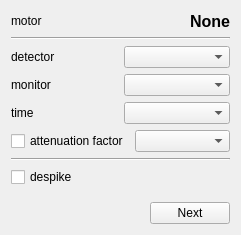
<?xml version="1.0" encoding="UTF-8"?>
<ui version="4.0">
 <class>observableDefinition</class>
 <widget class="QWidget" name="observableDefinition">
  <property name="geometry">
   <rect>
    <x>0</x>
    <y>0</y>
    <width>241</width>
    <height>235</height>
   </rect>
  </property>
  <property name="windowTitle">
   <string>Observable definition</string>
  </property>
  <layout class="QGridLayout" name="gridLayout">
   <item row="0" column="0">
    <layout class="QVBoxLayout" name="verticalLayout">
     <item>
      <layout class="QHBoxLayout" name="horizontalLayout_16">
       <item>
        <widget class="QLabel" name="label_17">
         <property name="text">
          <string>motor</string>
         </property>
        </widget>
       </item>
       <item>
        <spacer name="horizontalSpacer_13">
         <property name="orientation">
          <enum>Qt::Horizontal</enum>
         </property>
         <property name="sizeHint" stdset="0">
          <size>
           <width>40</width>
           <height>20</height>
          </size>
         </property>
        </spacer>
       </item>
       <item>
        <widget class="QLabel" name="observableMotorLabel">
         <property name="palette">
          <palette>
           <active>
            <colorrole role="WindowText">
             <brush brushstyle="SolidPattern">
              <color alpha="255">
               <red>0</red>
               <green>0</green>
               <blue>0</blue>
              </color>
             </brush>
            </colorrole>
            <colorrole role="Button">
             <brush brushstyle="SolidPattern">
              <color alpha="255">
               <red>0</red>
               <green>0</green>
               <blue>255</blue>
              </color>
             </brush>
            </colorrole>
            <colorrole role="Light">
             <brush brushstyle="SolidPattern">
              <color alpha="255">
               <red>127</red>
               <green>127</green>
               <blue>255</blue>
              </color>
             </brush>
            </colorrole>
            <colorrole role="Midlight">
             <brush brushstyle="SolidPattern">
              <color alpha="255">
               <red>63</red>
               <green>63</green>
               <blue>255</blue>
              </color>
             </brush>
            </colorrole>
            <colorrole role="Dark">
             <brush brushstyle="SolidPattern">
              <color alpha="255">
               <red>0</red>
               <green>0</green>
               <blue>127</blue>
              </color>
             </brush>
            </colorrole>
            <colorrole role="Mid">
             <brush brushstyle="SolidPattern">
              <color alpha="255">
               <red>0</red>
               <green>0</green>
               <blue>170</blue>
              </color>
             </brush>
            </colorrole>
            <colorrole role="Text">
             <brush brushstyle="SolidPattern">
              <color alpha="255">
               <red>0</red>
               <green>0</green>
               <blue>0</blue>
              </color>
             </brush>
            </colorrole>
            <colorrole role="BrightText">
             <brush brushstyle="SolidPattern">
              <color alpha="255">
               <red>255</red>
               <green>255</green>
               <blue>255</blue>
              </color>
             </brush>
            </colorrole>
            <colorrole role="ButtonText">
             <brush brushstyle="SolidPattern">
              <color alpha="255">
               <red>0</red>
               <green>0</green>
               <blue>0</blue>
              </color>
             </brush>
            </colorrole>
            <colorrole role="Base">
             <brush brushstyle="SolidPattern">
              <color alpha="255">
               <red>255</red>
               <green>255</green>
               <blue>255</blue>
              </color>
             </brush>
            </colorrole>
            <colorrole role="Window">
             <brush brushstyle="SolidPattern">
              <color alpha="255">
               <red>0</red>
               <green>0</green>
               <blue>255</blue>
              </color>
             </brush>
            </colorrole>
            <colorrole role="Shadow">
             <brush brushstyle="SolidPattern">
              <color alpha="255">
               <red>0</red>
               <green>0</green>
               <blue>0</blue>
              </color>
             </brush>
            </colorrole>
            <colorrole role="AlternateBase">
             <brush brushstyle="SolidPattern">
              <color alpha="255">
               <red>127</red>
               <green>127</green>
               <blue>255</blue>
              </color>
             </brush>
            </colorrole>
            <colorrole role="ToolTipBase">
             <brush brushstyle="SolidPattern">
              <color alpha="255">
               <red>255</red>
               <green>255</green>
               <blue>220</blue>
              </color>
             </brush>
            </colorrole>
            <colorrole role="ToolTipText">
             <brush brushstyle="SolidPattern">
              <color alpha="255">
               <red>0</red>
               <green>0</green>
               <blue>0</blue>
              </color>
             </brush>
            </colorrole>
           </active>
           <inactive>
            <colorrole role="WindowText">
             <brush brushstyle="SolidPattern">
              <color alpha="255">
               <red>0</red>
               <green>0</green>
               <blue>0</blue>
              </color>
             </brush>
            </colorrole>
            <colorrole role="Button">
             <brush brushstyle="SolidPattern">
              <color alpha="255">
               <red>0</red>
               <green>0</green>
               <blue>255</blue>
              </color>
             </brush>
            </colorrole>
            <colorrole role="Light">
             <brush brushstyle="SolidPattern">
              <color alpha="255">
               <red>127</red>
               <green>127</green>
               <blue>255</blue>
              </color>
             </brush>
            </colorrole>
            <colorrole role="Midlight">
             <brush brushstyle="SolidPattern">
              <color alpha="255">
               <red>63</red>
               <green>63</green>
               <blue>255</blue>
              </color>
             </brush>
            </colorrole>
            <colorrole role="Dark">
             <brush brushstyle="SolidPattern">
              <color alpha="255">
               <red>0</red>
               <green>0</green>
               <blue>127</blue>
              </color>
             </brush>
            </colorrole>
            <colorrole role="Mid">
             <brush brushstyle="SolidPattern">
              <color alpha="255">
               <red>0</red>
               <green>0</green>
               <blue>170</blue>
              </color>
             </brush>
            </colorrole>
            <colorrole role="Text">
             <brush brushstyle="SolidPattern">
              <color alpha="255">
               <red>0</red>
               <green>0</green>
               <blue>0</blue>
              </color>
             </brush>
            </colorrole>
            <colorrole role="BrightText">
             <brush brushstyle="SolidPattern">
              <color alpha="255">
               <red>255</red>
               <green>255</green>
               <blue>255</blue>
              </color>
             </brush>
            </colorrole>
            <colorrole role="ButtonText">
             <brush brushstyle="SolidPattern">
              <color alpha="255">
               <red>0</red>
               <green>0</green>
               <blue>0</blue>
              </color>
             </brush>
            </colorrole>
            <colorrole role="Base">
             <brush brushstyle="SolidPattern">
              <color alpha="255">
               <red>255</red>
               <green>255</green>
               <blue>255</blue>
              </color>
             </brush>
            </colorrole>
            <colorrole role="Window">
             <brush brushstyle="SolidPattern">
              <color alpha="255">
               <red>0</red>
               <green>0</green>
               <blue>255</blue>
              </color>
             </brush>
            </colorrole>
            <colorrole role="Shadow">
             <brush brushstyle="SolidPattern">
              <color alpha="255">
               <red>0</red>
               <green>0</green>
               <blue>0</blue>
              </color>
             </brush>
            </colorrole>
            <colorrole role="AlternateBase">
             <brush brushstyle="SolidPattern">
              <color alpha="255">
               <red>127</red>
               <green>127</green>
               <blue>255</blue>
              </color>
             </brush>
            </colorrole>
            <colorrole role="ToolTipBase">
             <brush brushstyle="SolidPattern">
              <color alpha="255">
               <red>255</red>
               <green>255</green>
               <blue>220</blue>
              </color>
             </brush>
            </colorrole>
            <colorrole role="ToolTipText">
             <brush brushstyle="SolidPattern">
              <color alpha="255">
               <red>0</red>
               <green>0</green>
               <blue>0</blue>
              </color>
             </brush>
            </colorrole>
           </inactive>
           <disabled>
            <colorrole role="WindowText">
             <brush brushstyle="SolidPattern">
              <color alpha="255">
               <red>0</red>
               <green>0</green>
               <blue>127</blue>
              </color>
             </brush>
            </colorrole>
            <colorrole role="Button">
             <brush brushstyle="SolidPattern">
              <color alpha="255">
               <red>0</red>
               <green>0</green>
               <blue>255</blue>
              </color>
             </brush>
            </colorrole>
            <colorrole role="Light">
             <brush brushstyle="SolidPattern">
              <color alpha="255">
               <red>127</red>
               <green>127</green>
               <blue>255</blue>
              </color>
             </brush>
            </colorrole>
            <colorrole role="Midlight">
             <brush brushstyle="SolidPattern">
              <color alpha="255">
               <red>63</red>
               <green>63</green>
               <blue>255</blue>
              </color>
             </brush>
            </colorrole>
            <colorrole role="Dark">
             <brush brushstyle="SolidPattern">
              <color alpha="255">
               <red>0</red>
               <green>0</green>
               <blue>127</blue>
              </color>
             </brush>
            </colorrole>
            <colorrole role="Mid">
             <brush brushstyle="SolidPattern">
              <color alpha="255">
               <red>0</red>
               <green>0</green>
               <blue>170</blue>
              </color>
             </brush>
            </colorrole>
            <colorrole role="Text">
             <brush brushstyle="SolidPattern">
              <color alpha="255">
               <red>0</red>
               <green>0</green>
               <blue>127</blue>
              </color>
             </brush>
            </colorrole>
            <colorrole role="BrightText">
             <brush brushstyle="SolidPattern">
              <color alpha="255">
               <red>255</red>
               <green>255</green>
               <blue>255</blue>
              </color>
             </brush>
            </colorrole>
            <colorrole role="ButtonText">
             <brush brushstyle="SolidPattern">
              <color alpha="255">
               <red>0</red>
               <green>0</green>
               <blue>127</blue>
              </color>
             </brush>
            </colorrole>
            <colorrole role="Base">
             <brush brushstyle="SolidPattern">
              <color alpha="255">
               <red>0</red>
               <green>0</green>
               <blue>255</blue>
              </color>
             </brush>
            </colorrole>
            <colorrole role="Window">
             <brush brushstyle="SolidPattern">
              <color alpha="255">
               <red>0</red>
               <green>0</green>
               <blue>255</blue>
              </color>
             </brush>
            </colorrole>
            <colorrole role="Shadow">
             <brush brushstyle="SolidPattern">
              <color alpha="255">
               <red>0</red>
               <green>0</green>
               <blue>0</blue>
              </color>
             </brush>
            </colorrole>
            <colorrole role="AlternateBase">
             <brush brushstyle="SolidPattern">
              <color alpha="255">
               <red>0</red>
               <green>0</green>
               <blue>255</blue>
              </color>
             </brush>
            </colorrole>
            <colorrole role="ToolTipBase">
             <brush brushstyle="SolidPattern">
              <color alpha="255">
               <red>255</red>
               <green>255</green>
               <blue>220</blue>
              </color>
             </brush>
            </colorrole>
            <colorrole role="ToolTipText">
             <brush brushstyle="SolidPattern">
              <color alpha="255">
               <red>0</red>
               <green>0</green>
               <blue>0</blue>
              </color>
             </brush>
            </colorrole>
           </disabled>
          </palette>
         </property>
         <property name="font">
          <font>
           <pointsize>12</pointsize>
           <weight>75</weight>
           <bold>true</bold>
          </font>
         </property>
         <property name="text">
          <string>None</string>
         </property>
        </widget>
       </item>
      </layout>
     </item>
     <item>
      <widget class="Line" name="line">
       <property name="orientation">
        <enum>Qt::Horizontal</enum>
       </property>
      </widget>
     </item>
     <item>
      <layout class="QHBoxLayout" name="horizontalLayout_3">
       <item>
        <widget class="QLabel" name="label_10">
         <property name="text">
          <string>detector</string>
         </property>
        </widget>
       </item>
       <item>
        <widget class="QComboBox" name="observableDetectorCB"/>
       </item>
      </layout>
     </item>
     <item>
      <layout class="QHBoxLayout" name="horizontalLayout_4">
       <item>
        <widget class="QLabel" name="label_11">
         <property name="text">
          <string>monitor</string>
         </property>
        </widget>
       </item>
       <item>
        <widget class="QComboBox" name="observableMonitorCB"/>
       </item>
      </layout>
     </item>
     <item>
      <layout class="QHBoxLayout" name="horizontalLayout_6">
       <item>
        <widget class="QLabel" name="label_13">
         <property name="text">
          <string>time</string>
         </property>
        </widget>
       </item>
       <item>
        <widget class="QComboBox" name="observableTimeCB"/>
       </item>
      </layout>
     </item>
     <item>
      <layout class="QHBoxLayout" name="horizontalLayout_5">
       <item>
        <widget class="QCheckBox" name="observableAttFaccheck">
         <property name="text">
          <string>attenuation factor</string>
         </property>
        </widget>
       </item>
       <item>
        <widget class="QComboBox" name="observableAttFacCB"/>
       </item>
      </layout>
     </item>
     <item>
      <widget class="Line" name="line_2">
       <property name="orientation">
        <enum>Qt::Horizontal</enum>
       </property>
      </widget>
     </item>
     <item>
      <widget class="QCheckBox" name="despikeCheckBox">
       <property name="text">
        <string>despike</string>
       </property>
       <property name="tristate">
        <bool>false</bool>
       </property>
      </widget>
     </item>
     <item>
      <spacer name="verticalSpacer">
       <property name="orientation">
        <enum>Qt::Vertical</enum>
       </property>
       <property name="sizeHint" stdset="0">
        <size>
         <width>20</width>
         <height>40</height>
        </size>
       </property>
      </spacer>
     </item>
     <item>
      <layout class="QHBoxLayout" name="horizontalLayout">
       <item>
        <spacer name="horizontalSpacer_4">
         <property name="orientation">
          <enum>Qt::Horizontal</enum>
         </property>
         <property name="sizeHint" stdset="0">
          <size>
           <width>40</width>
           <height>20</height>
          </size>
         </property>
        </spacer>
       </item>
       <item>
        <widget class="QPushButton" name="okBtn_2">
         <property name="text">
          <string>Next</string>
         </property>
        </widget>
       </item>
      </layout>
     </item>
    </layout>
   </item>
  </layout>
 </widget>
 <resources/>
 <connections/>
</ui>
